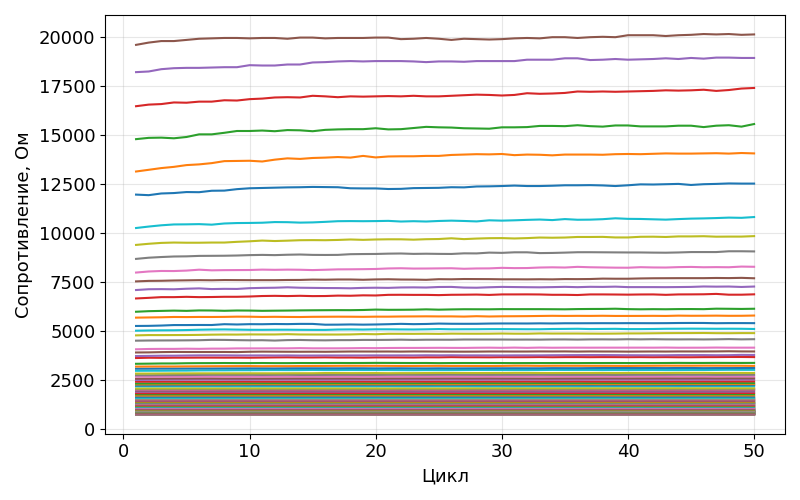

Python code for this plot:
import pandas as pd
import matplotlib.pyplot as plt

# Чтение первых 4 столбцов из файла
df = pd.read_excel('6-1.xlsx', usecols=list(range(0,117)))
print(df)
# Альтернативно, можно указать диапазон
fig = plt.figure(figsize=(8, 5))

# Вывод данных

print(df.iloc[2:,0])
for i in range(1,117):
    plt.plot(df.iloc[2:,0], df.iloc[2:,i])

plt.xlabel("Цикл", fontsize=13)
plt.ylabel("Сопротивление, Ом", fontsize=13)
plt.grid(True, alpha=0.3)
# plt.ylim(bottom=-2)
# plt.xlim(left = 239)

# Легенда
# plt.legend()
plt.tick_params(axis='both', which='major', labelsize=13)
plt.tight_layout()
fig.savefig("6-1")
plt.show()